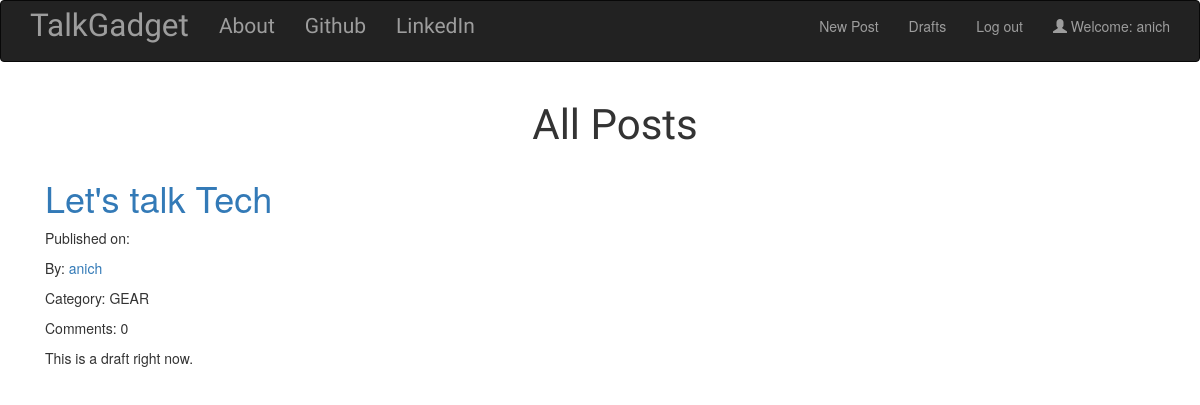
Page /posts/drafts/anich/ (signed in) on the earlier database version.
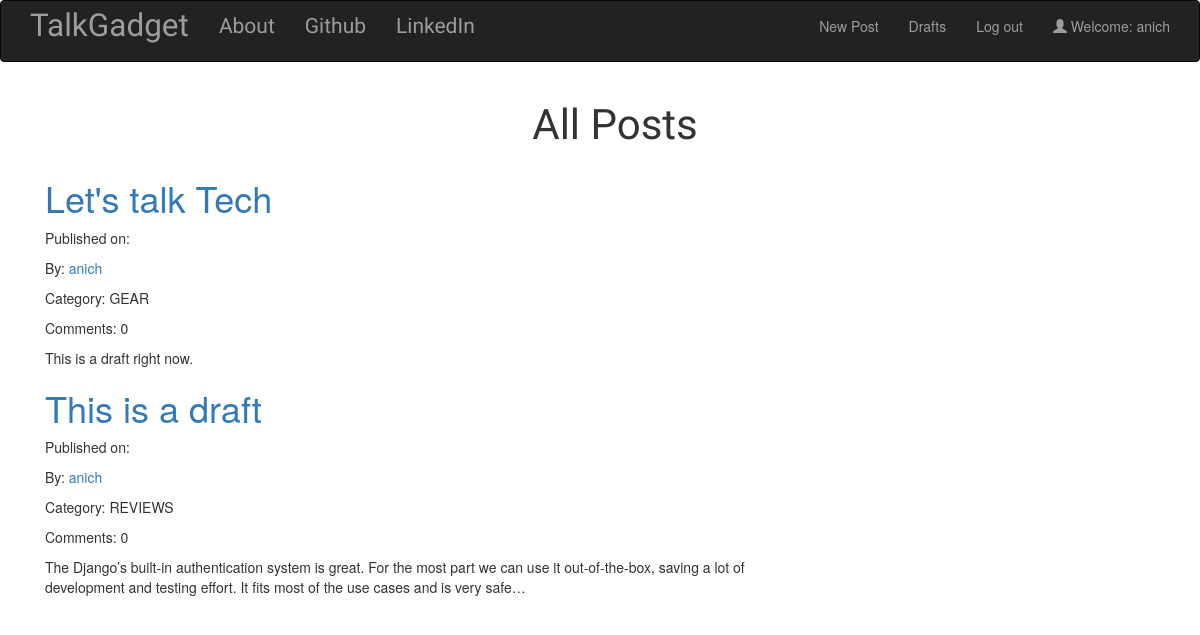
Same page on the later database version.
### posts/models.py (models this page shows, shortened)
class Post(models.Model):
    REVIEWS = 'REVIEWS'
    GEAR = 'GEAR'
    GAMING = 'GAMING'
    ENTERTAINMENT = 'ENTERTAINMENT'
    CATEGORY_CHOICES = (
        (REVIEWS, 'Reviews'),
        (GEAR, 'Gear'),
        (GAMING, 'Gaming'),
        (ENTERTAINMENT, 'Entertainment'),
    )
    category = models.CharField(
        max_length=100,
        choices=CATEGORY_CHOICES,
        default=GEAR,
    )
    author = models.ForeignKey(User, related_name="posts")
    title = models.CharField(max_length=200)
    text = models.TextField()
    created_date = models.DateTimeField(default=timezone.now)
    published_date = models.DateTimeField(blank=True, null=True)

### posts/views.py (the view)
# urls.py: url(r'^drafts/(?P<username>[-\w]+)/$', views.DraftListView.as_view(), name='post_draft_list'),
class DraftListView(LoginRequiredMixin,ListView):
    login_url = '/login/'
    redirect_field_name = 'posts/post_draft_list.html'
    model = models.Post
    def get_queryset(self):
        try:
            return models.Post.objects.filter(
            author__username__iexact=self.kwargs.get("username")).filter(
            published_date__isnull=True).order_by('created_date')
        except User.DoesNotExist:
            raise Http404
        else:
            return redirect(reverse("posts:all"))

### posts/templates/posts/post_list.html (shortened to what this page needs)
{% extends "posts/post_base.html" %}
{% block prepost%}
<h1 class="posttitle" >All Posts</h1>
{% endblock %}
{% block post_content %}
  <div class="centerstage">
    <div class="col-md-8">
      {% include "posts/_post.html" %}
    </div>
  </div>
{% endblock %}

### posts/templates/posts/_post.html
{% for post in post_list %}
  <div class="post">
      <h1><a href="{% url 'posts:post_detail' pk=post.pk %}">{{ post.title }}</a></h1>
      <div class="date">
          <p>Published on: {{ post.published_date|date:"D M Y"}}</p>
      </div>
      <p>By: <a href="{%url 'posts:user_post_list' username=post.author.username %}">
        {{post.author.username}}
      </a> </p>
      <p>Category: {{post.category}}</p>
      <p>Comments: {{ post.post_comments.count }} </p>
      <p>{{ post.text|safe|linebreaksbr|truncatechars:200 }}</p>
  </div>
{% endfor %}

Differences in the rows shown:
added Post: title "This is a draft", author.username "anich", category "REVIEWS", post_comments.count "0", text "The Django’s built-in authentication system is great. For the most part we can use it out-of-the-box, saving a lot of development and testing effort. It fits most of the use cases and is very safe…"
